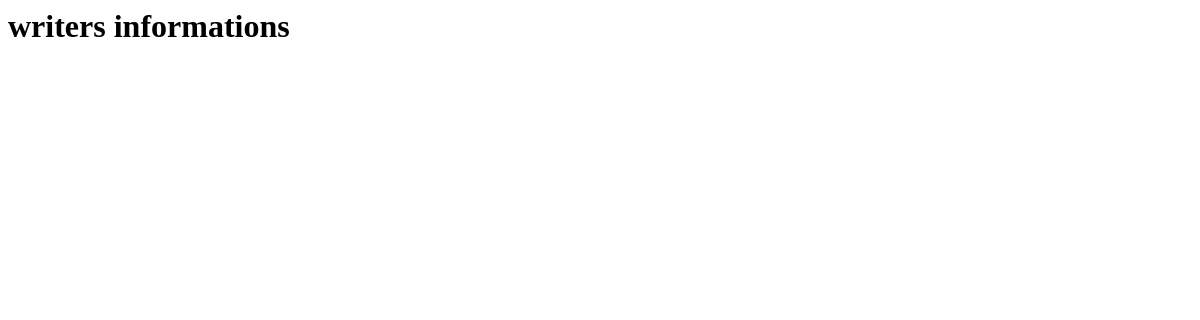
Page /show_writers/ (signed in) on the earlier database version.
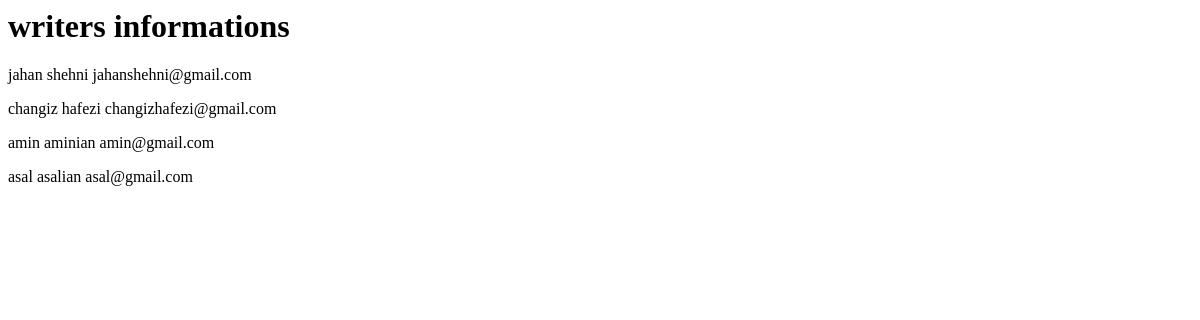
Same page on the later database version.
### myapp/models.py (models this page shows, shortened)
class Writer(models.Model):
    first_name=models.CharField(max_length=100)
    last_name=models.CharField(max_length=100)
    email=models.EmailField()
    coumtry=models.CharField(max_length=100)

### myapp/views.py (the view)
# urls.py: path('show_writers/' , views.ShowWriters.as_view() , name='show_writers'),
class ShowWriters(LoginRequiredMixin,View):
    def get(self,request):
        writers=Writer.objects.all()
        return render(request, 'show_writers.html' , {'writers':writers})

### myapp/templates/show_writers.html (shortened to what this page needs)
<h1>writers informations</h1>
{%for writer in writers%}
 <p>
    {{ writer.first_name }}
    {{ writer.last_name }}
    {{ writer.email }}
 </p>
{%endfor%}

Differences in the rows shown:
added Writer: first_name "jahan", last_name "shehni", email "jahanshehni@gmail.com"
added Writer: first_name "changiz", last_name "hafezi", email "changizhafezi@gmail.com"
added Writer: first_name "amin", last_name "aminian", email "amin@gmail.com"
added Writer: first_name "asal", last_name "asalian", email "asal@gmail.com"
